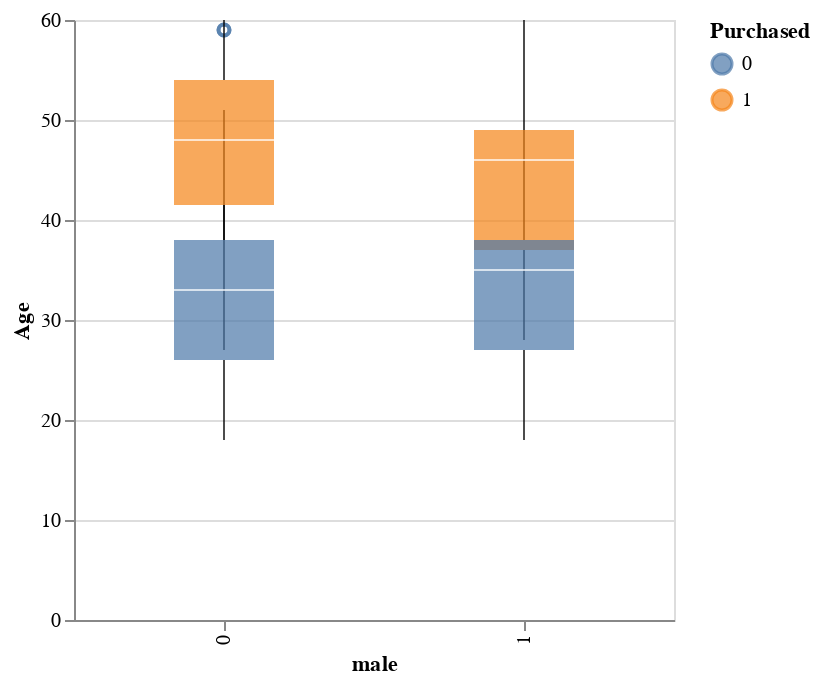

Here is the notebook cell this chart was saved with:
### Markdown cell above
Purchasers seem to be _________ than non-purchaser.

### Code cell
alt.Chart(df_train).mark_boxplot(
    size=50,
    opacity=0.7
).encode(
    x='male:N',
    y=alt.Y('Age:Q', scale=alt.Scale(zero=True)),  
    color='Purchased:N'
).properties(width=300)

### Figure 1 — Vega-Lite specification as saved in the notebook (floating-point values rounded to 4 significant figures; data arrays with more than 128 entries replaced by an {"elided": "..."} marker saying what was removed)
{"config": {"view": {"continuousWidth": 400, "continuousHeight": 300}}, "data": {"name": "data-c8e5ce5ac5fe444e8ce0603795e89468"}, "mark": {"type": "boxplot", "opacity": 0.7, "size": 50}, "encoding": {"color": {"field": "Purchased", "type": "nominal"}, "x": {"field": "male", "type": "nominal"}, "y": {"field": "Age", "scale": {"zero": true}, "type": "quantitative"}}, "width": 300, "$schema": "https://vega.github.io/schema/vega-lite/v4.17.0.json", "datasets": {"data-c8e5ce5ac5fe444e8ce0603795e89468": {"elided": "280 records"}}}
